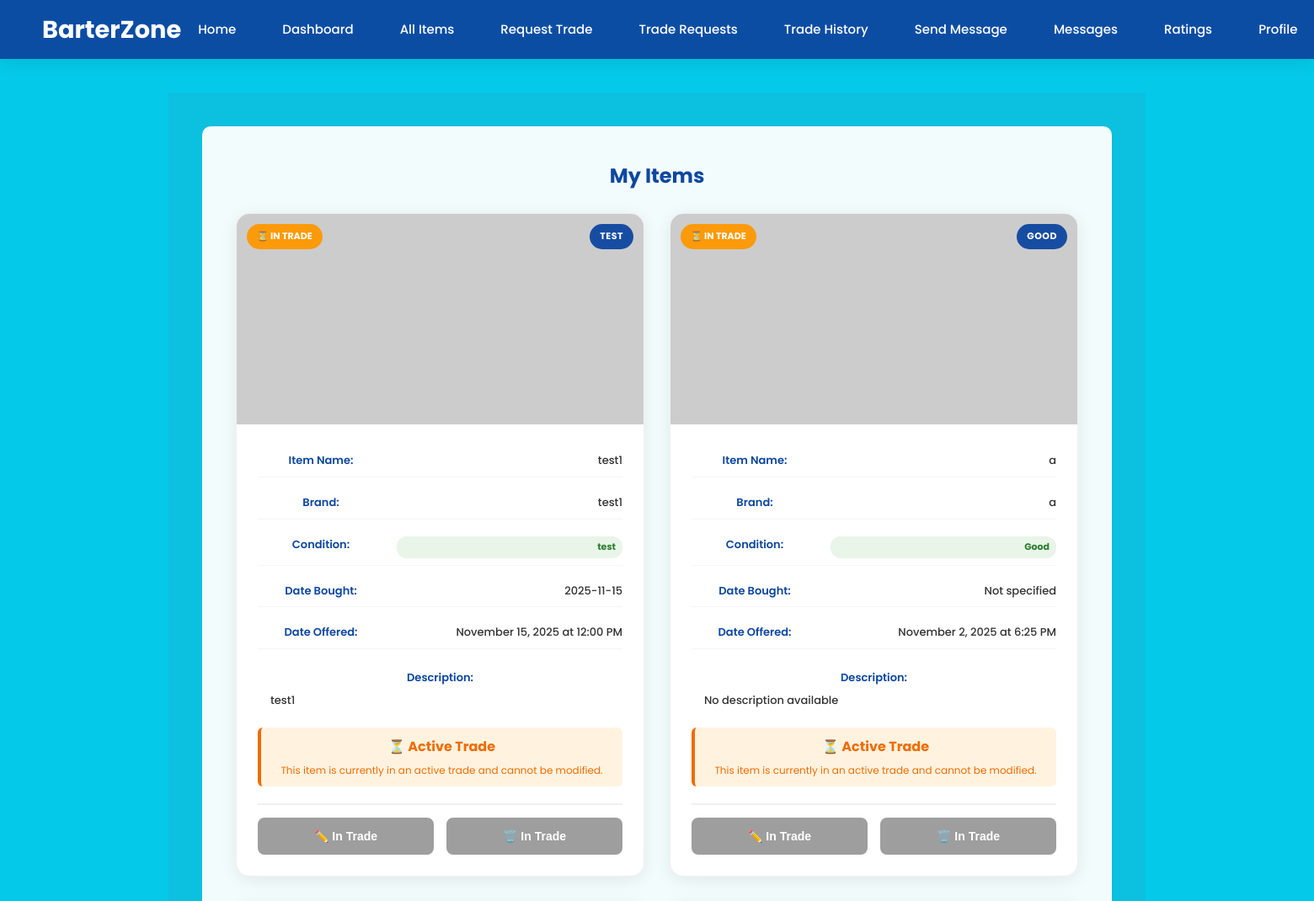
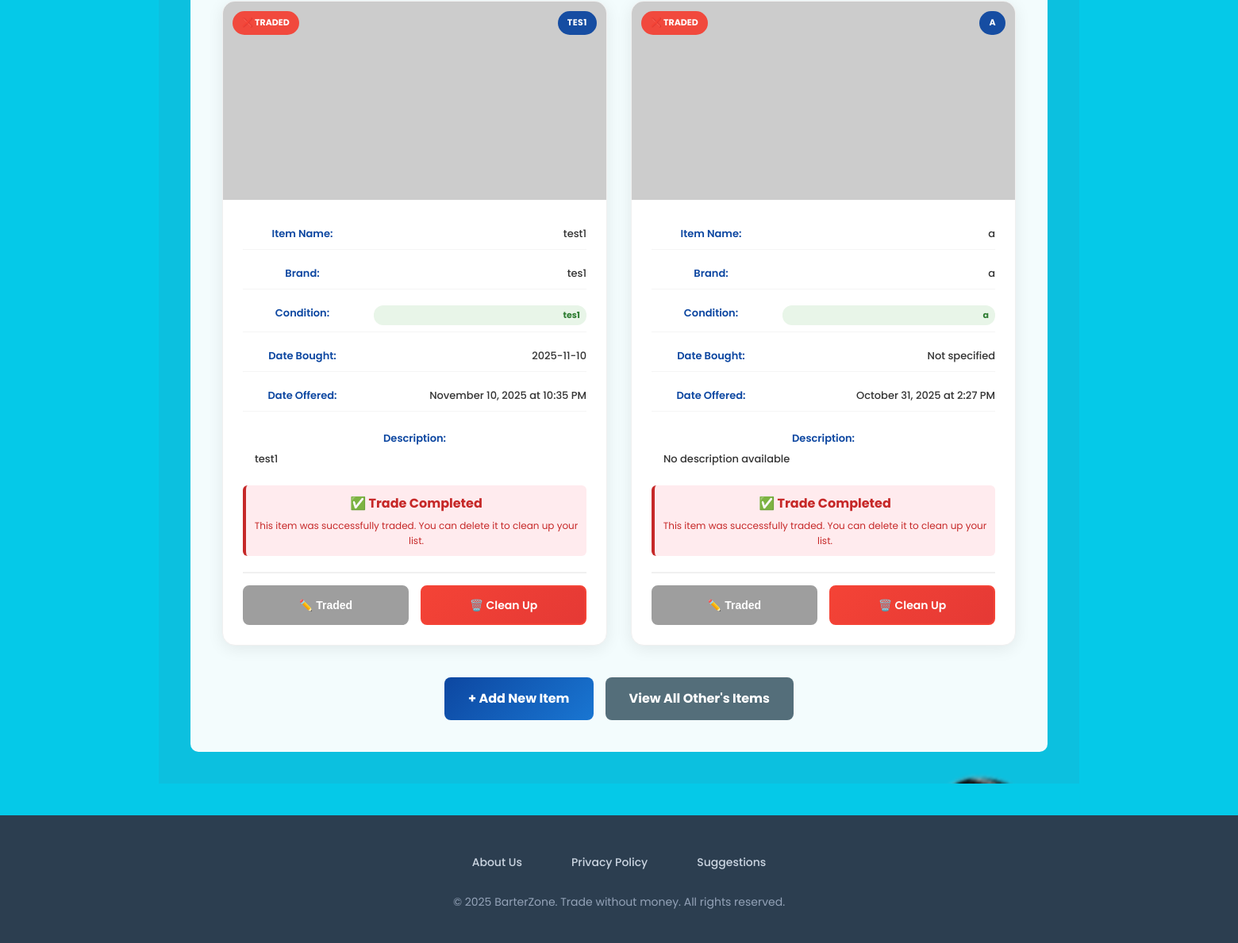
Before: /dashboard (signed in) with the older database file (2 pictures, top to bottom).
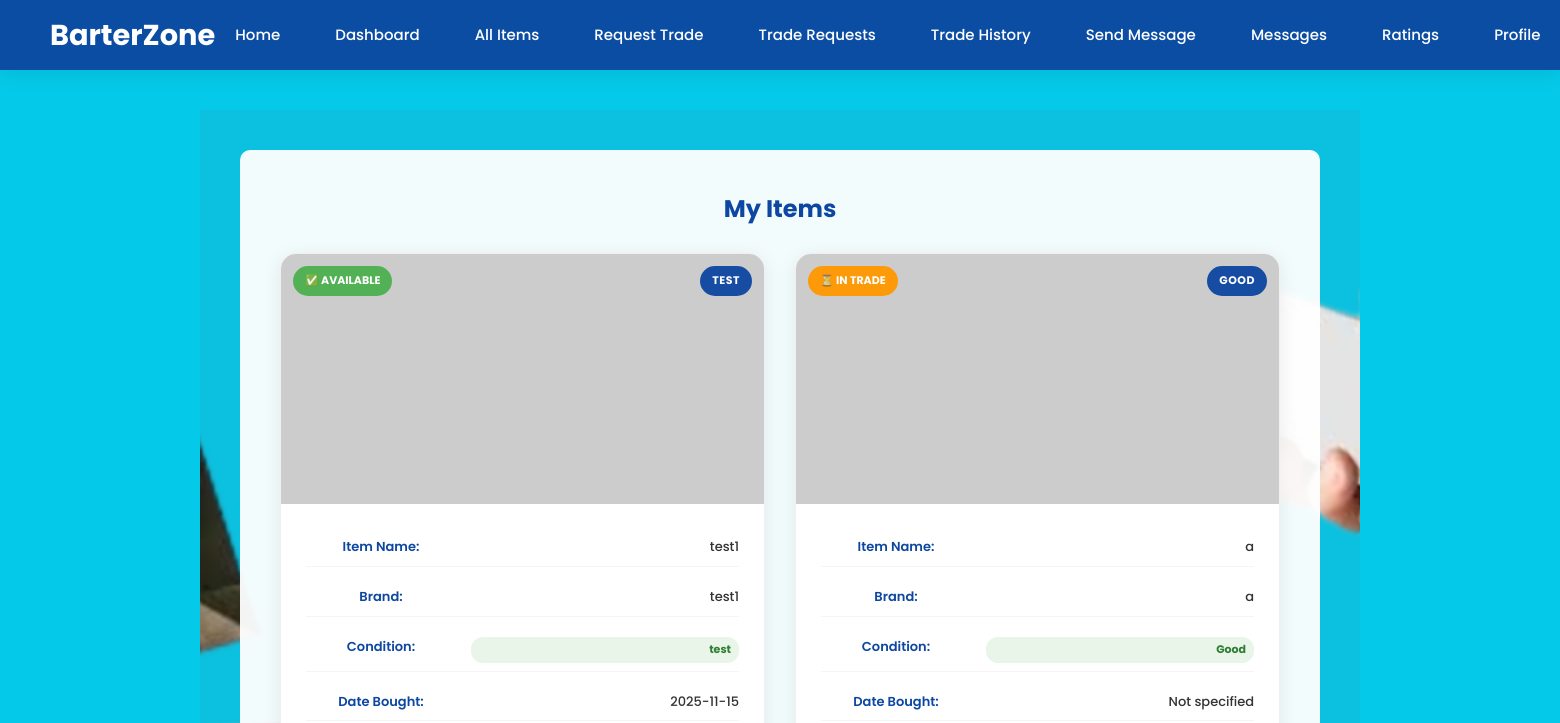
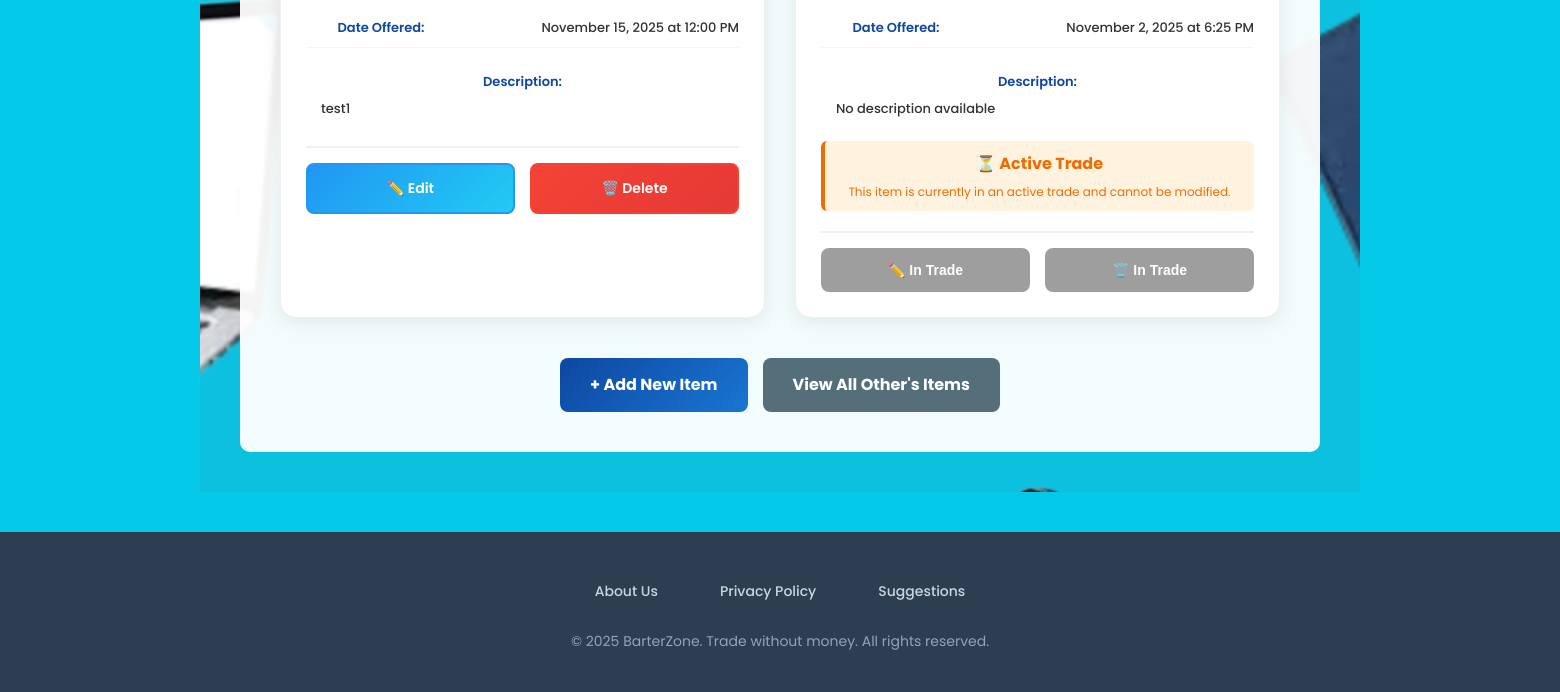
After: the same page with the newer database file (2 pictures, top to bottom).
### tables this page shows
CREATE TABLE items (
            items_id INTEGER PRIMARY KEY AUTOINCREMENT,
            user_id INTEGER,
            item_Name TEXT NOT NULL,
            item_Brand TEXT,
            item_Condition TEXT,
            item_DateBought TEXT,
            item_DateOffered TEXT,
            item_Description TEXT,
            item_image TEXT,
            item_available BOOLEAN DEFAULT 1,
            created_at TIMESTAMP DEFAULT CURRENT_TIMESTAMP,
            FOREIGN KEY (user_id) REFERENCES users (id)
        );

### app.py (the view, shortened to what this page needs)
@app.route('/dashboard')
def dashboard():
    if 'user_id' not in session:
        flash('Please login first.', 'warning')
        return redirect(url_for('login'))
    user_id = session['user_id']
    with sqlite3.connect(DB_NAME) as conn:
        conn.row_factory = sqlite3.Row
        items = conn.execute("""
            SELECT i.*,
                   CASE
                       -- Item is in completed trade (traded)
                       WHEN EXISTS (
                           SELECT 1 FROM trades
                           WHERE (offer_item_id = i.items_id OR target_item_id = i.items_id)
                           AND trade_status = 'completed'
                       ) THEN 'traded'
                       -- Item is in active trade (pending/accepted)
                       WHEN EXISTS (
                           SELECT 1 FROM trades
                           WHERE (offer_item_id = i.items_id OR target_item_id = i.items_id)
                           AND trade_status IN ('pending', 'accepted')
                       ) THEN 'in_trade'
                       -- Item is available
                       ELSE 'available'
                   END as item_status
            FROM items i
            WHERE i.user_id = ?
            ORDER BY
                CASE
                    WHEN item_status = 'available' THEN 1
                    WHEN item_status = 'in_trade' THEN 2
                    WHEN item_status = 'traded' THEN 3
                END,
                i.items_id DESC
        """, (user_id,)).fetchall()
    return render_template('TraderOption.html', items=items, mode='view', is_admin=False)

### app.py (called while the page is built)
def is_admin_user():
    if 'user_id' not in session:
        return False
    with sqlite3.connect(DB_NAME) as conn:
        conn.row_factory = sqlite3.Row
        admin = conn.execute(
            "SELECT * FROM admin_table WHERE user_id = ? AND is_active = 1",
            (session['user_id'],)
        ).fetchone()
        return admin is not None

### templates/TraderOption.html (shortened to what this page needs)
{% extends "base.html" %}
{% block content %}
<section class="hero-section">
  <div class="overlay" style="background: rgba(255,255,255,0.95); color:#333; max-width: 1200px; width:100%; padding:20px; border-radius:10px;">
    {% if mode == 'view' %}
    <div style="max-width: 1400px; margin: 0 auto; padding: 20px;">
        <h2 style="color:#0d47a1; margin-bottom: 25px; text-align: center;">My Items</h2>
        {% if items %}
        <div class="items-grid">
            {% for item in items %}
            <div class="item-card">
                <div class="item-image">
                    {% if item['item_image'] %}
                    <img src="{{ item['item_image'] }}" alt="{{ item['item_Name'] }}" onerror="this.src='https://via.placeholder.com/300x200/0d47a1/ffffff?text=No+Image'">
                    {% else %}
                    <img src="https://via.placeholder.com/300x200/0d47a1/ffffff?text=No+Image" alt="{{ item['item_Name'] }}">
                    {% endif %}
                    {% if item['item_status'] == 'traded' %}
                    <div class="item-unavailable" style="position: absolute; top: 12px; left: 12px; background: rgba(244, 67, 54, 0.95); color: white; padding: 6px 12px; border-radius: 20px; font-size: 11px; font-weight: bold; text-transform: uppercase; z-index: 10;">
                        ❌ Traded
                    </div>
                    {% elif item['item_status'] == 'in_trade' %}
                    <div class="item-in-trade" style="position: absolute; top: 12px; left: 12px; background: rgba(255, 152, 0, 0.95); color: white; padding: 6px 12px; border-radius: 20px; font-size: 11px; font-weight: bold; text-transform: uppercase; z-index: 10;">
                        ⏳ In Trade
                    </div>
                    {% else %}
                    <div class="item-available" style="position: absolute; top: 12px; left: 12px; background: rgba(76, 175, 80, 0.95); color: white; padding: 6px 12px; border-radius: 20px; font-size: 11px; font-weight: bold; text-transform: uppercase; z-index: 10;">
                        ✅ Available
                    </div>
                    {% endif %}
                    <div class="item-condition">{{ item['item_Condition'] or 'Good' }}</div>
                </div>
                <div class="item-details">
                    <div class="detail-row">
                        <span class="detail-label">Item Name:</span>
                        <span class="detail-value">{{ item['item_Name'] }}</span>
                    </div>
                    <div class="detail-row">
                        <span class="detail-label">Brand:</span>
                        <span class="detail-value">{{ item['item_Brand'] or 'Not specified' }}</span>
                    </div>
                    <div class="detail-row">
                        <span class="detail-label">Condition:</span>
                        <span class="detail-value condition-badge">{{ item['item_Condition'] or 'Good' }}</span>
                    </div>
                    <div class="detail-row">
                        <span class="detail-label">Date Bought:</span>
                        <span class="detail-value">{{ item['item_DateBought'] or 'Not specified' }}</span>
                    </div>
                    <div class="detail-row">
                        <span class="detail-label">Date Offered:</span>
                        <span class="detail-value">{{ item['item_DateOffered'] or 'Not specified' }}</span>
                    </div>
                    <div class="detail-row-full">
                        <span class="detail-label">Description:</span>
                        <p class="detail-value description-text">{{ item['item_Description'] or 'No description available' }}</p>
                    </div>
                    {% if item['item_status'] == 'traded' %}
                    <div style="background: #ffebee; color: #c62828; padding: 10px; border-radius: 6px; margin-top: 15px; border-left: 4px solid #c62828;">
                        <strong>✅ Trade Completed</strong>
                        <p style="margin: 5px 0 0 0; font-size: 12px; color: #c62828;">
                            This item was successfully traded. You can delete it to clean up your list.
                        </p>
                    </div>
                    {% elif item['item_status'] == 'in_trade' %}
                    <div style="background: #fff3e0; color: #ef6c00; padding: 10px; border-radius: 6px; margin-top: 15px; border-left: 4px solid #ef6c00;">
                        <strong>⏳ Active Trade</strong>
                        <p style="margin: 5px 0 0 0; font-size: 12px; color: #ef6c00;">
                            This item is currently in an active trade and cannot be modified.
                        </p>
                    </div>
                    {% endif %}
                    <div class="item-actions">
                        {% if item['item_status'] == 'available' %}
                        <a href="{{ url_for('edit_item', id=item['items_id']) }}" class="btn-edit">
                            ✏️ Edit
                        </a>
                        <a href="{{ url_for('delete_item', id=item['items_id']) }}" class="btn-delete" onclick="return confirm('Are you sure you want to delete this item?')">
                            🗑️ Delete
                        </a>
                        {% elif item['item_status'] == 'in_trade' %}
                        <button class="btn-edit" style="background: #9e9e9e; border-color: #9e9e9e; cursor: not-allowed;" disabled>
                            ✏️ In Trade
                        </button>
                        <button class="btn-delete" style="background: #9e9e9e; border-color: #9e9e9e; cursor: not-allowed;" disabled>
                            🗑️ In Trade
                        </button>
                        {% elif item['item_status'] == 'traded' %}
                        <button class="btn-edit" style="background: #9e9e9e; border-color: #9e9e9e; cursor: not-allowed;" disabled>
                            ✏️ Traded
                        </button>
                        <a href="{{ url_for('delete_item', id=item['items_id']) }}" class="btn-delete" onclick="return confirm('This item has been traded. Are you sure you want to delete it from your list?')">
                            🗑️ Clean Up
                        </a>
                        {% endif %}
                    </div>
                </div>
            </div>
            {% endfor %}
        </div>
        {% endif %}
        <div style="margin-top: 40px; display: flex; gap: 15px; justify-content: center; flex-wrap: wrap;">
            <a href="{{ url_for('add_item') }}" class="btn-primary" style="padding: 14px 30px; background: linear-gradient(135deg, #0d47a1 0%, #1976d2 100%); border: none; border-radius: 8px; color: white; font-weight: bold; font-size: 16px; cursor: pointer; transition: all 0.3s ease; text-decoration: none;">
                + Add New Item
            </a>
            <a href="{{ url_for('other_traders_items') }}" class="btn-primary" style="padding: 14px 30px; background: #546e7a; border: none; border-radius: 8px; color: white; font-weight: bold; font-size: 16px; cursor: pointer; transition: all 0.3s ease; text-decoration: none;">
                View All Other's Items
            </a>
        </div>
    </div>
    {% endif %}
  </div>
</section>
{% endblock %}

### templates/base.html (shortened to what this page needs)
<!DOCTYPE html>
<html lang="en">
<head>
    <link rel="stylesheet" href="{{ url_for('static', filename='style.css') }}">
</head>
<body>
    <nav class="navbar">
        <a href="{{ url_for('index') }}" class="logo">BarterZone</a>
        <ul class="nav-links">
            <li><a href="{{ url_for('index') }}">Home</a></li>
            {% if session.user_id %}
                <li><a href="{{ url_for('dashboard') }}">Dashboard</a></li>
                <li><a href="{{ url_for('other_traders_items') }}">All Items</a></li>
                <li><a href="{{ url_for('request_trade') }}">Request Trade</a></li>
                <li><a href="{{ url_for('view_trade_requests') }}">Trade Requests</a></li>
                <li><a href="{{ url_for('trade_history') }}">Trade History</a></li>
                <li><a href="{{ url_for('send_message') }}">Send Message</a></li>
                <li><a href="{{ url_for('view_messages') }}">Messages</a></li>
                <li><a href="{{ url_for('ratings') }}">Ratings</a></li>
                <li><a href="{{ url_for('profile') }}">Profile</a></li>
            {% else %}
                <li><a href="{{ url_for('login') }}">Login</a></li>
                <li><a href="{{ url_for('register') }}">Register</a></li>
            {% endif %}
        </ul>
    </nav>
    <main>
        <div class="content-wrapper">
            {% block content %}{% endblock %}
        </div>
    </main>
    <footer>
        <div class="footer-links">
            <a href="{{ url_for('about_us') }}">About Us</a>
            <a href="{{ url_for('privacy') }}">Privacy Policy</a>
            <a href="{{ url_for('recommendation') }}">Suggestions</a>
        </div>
        <p>© 2025 BarterZone. Trade without money. All rights reserved.</p>
    </footer>
</body>
</html>

### static/style.css (style rules this page uses)
* { margin: 0; padding: 0; box-sizing: border-box; }
body { font-family: 'Poppins', sans-serif; color: #fff; display: flex; flex-direction: column; min-height: 100vh; }
.navbar { background-color: #0d47a1; display: flex; justify-content: space-between; align-items: center; padding: 15px 50px; }
.logo { font-size: 1.5em; font-weight: bold; }
.nav-links { list-style: none; display: flex; gap: 20px; }
.nav-links a { color: white; text-decoration: none; font-weight: 500; transition: opacity 0.3s; }
.hero-section { background: url("/static/images/home.png") no-repeat center center/cover; flex: 1; display: flex; justify-content: center; align-items: center; padding: 40px; text-align: center; }
.overlay { background: rgba(0, 86, 99, 0.8); padding: 40px; border-radius: 10px; max-width: 500px; width: 100%; }
footer { background-color: #222; color: #bbb; text-align: center; padding: 15px 0; margin-top: auto; }
.btn-primary { background-color: #ff9800; color: white; border: none; border-radius: 10px; padding: 12px 20px; cursor: pointer; font-weight: bold; transition: opacity 0.3s; text-decoration: none; display: inline-block; }
.btn-edit { background-color: #4CAF50; color: white; padding: 5px 10px; border-radius: 5px; text-decoration: none; margin-right: 5px; }
.btn-delete { background-color: #f44336; color: white; padding: 5px 10px; border-radius: 5px; text-decoration: none; }
.items-grid { display: grid; grid-template-columns: repeat(auto-fill, minmax(350px, 1fr)); gap: 25px; margin: 20px 0; }
.item-card { background: white; border-radius: 12px; box-shadow: 0 4px 15px rgba(0,0,0,0.1); transition: all 0.3s ease; overflow: hidden; border: 1px solid #e0e0e0; }

### templates/base.html (style rules this page uses)
* { margin: 0; padding: 0; box-sizing: border-box; }
body { font-family: 'Poppins', sans-serif; background: #05C9E8; color: #1e293b; line-height: 1.6; min-height: 100vh; }
.navbar { background: rgba(13, 71, 161, 0.95); padding: 0 50px; box-shadow: 0 2px 20px rgba(0,0,0,0.1); display: flex; justify-content: space-between; align-items: center; min-height: 70px; position: sticky; top: 0; z-index: 1000; }
.logo { font-size: 1.8em; font-weight: bold; color: white; text-decoration: none; }
.nav-links { display: flex; list-style: none; gap: 15px; margin: 0; padding: 0; align-items: center; }
.nav-links a { color: white; text-decoration: none; font-weight: 500; padding: 12px 20px; border-radius: 8px; transition: all 0.3s ease; font-size: 15px; white-space: nowrap; }
main { min-height: calc(100vh - 160px); padding: 0; }
.content-wrapper { max-width: 1200px; margin: 0 auto; padding: 40px 20px; }
footer { background: #2c3e50; color: white; text-align: center; padding: 40px 20px; margin-top: 0; }
.footer-links { display: flex; justify-content: center; gap: 30px; margin-bottom: 20px; flex-wrap: wrap; }
.footer-links a { color: #cbd5e1; text-decoration: none; font-size: 14px; font-weight: 500; transition: all 0.3s ease; padding: 8px 16px; border-radius: 6px; }
footer p { color: #94a3b8; font-size: 14px; margin-top: 10px; }

Changed rows visible on the page:
removed items: shows "❌ TRADED", item_Condition "TES1", item_Name "test1", item_Brand "tes1", item_Condition "tes1", item_DateBought "2025-11-10", item_DateOffered "November 10, 2025 at 10:35 PM", item_Description "test1", shows "✅ Trade Completed"
removed items: shows "❌ TRADED", item_Condition "A", item_Name "a", item_Brand "a", item_Condition "a", item_DateBought "Not specified", item_DateOffered "October 31, 2025 at 2:27 PM", item_Description "No description available", shows "✅ Trade Completed"
computed for items "test1": text "⏳ IN TRADE ⏳ Active Trade This item is currently in an active trade and cannot be modified. ✏️ In Trade 🗑️ In Trade" → "✅ AVAILABLE ✏️ Edit 🗑️ Delete"
